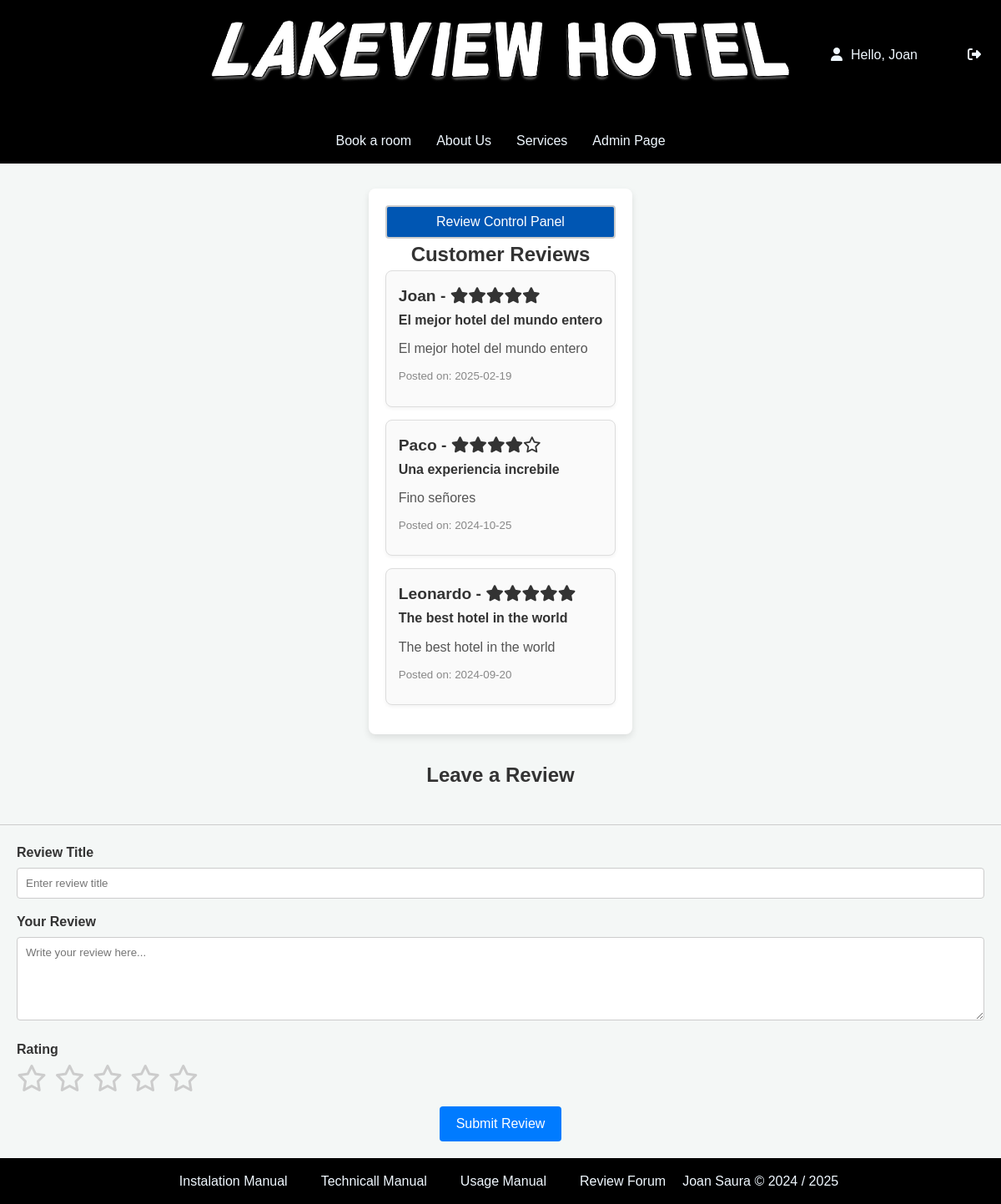
Page /files/forms/reviews/reviews_forum.php (signed in) on the committed database.
### tables this page shows
CREATE TABLE IF NOT EXISTS `071_reviews` (
  `review_id` int(11) NOT NULL AUTO_INCREMENT,
  `user_id` int(11) NOT NULL,
  `customer_review` varchar(500) DEFAULT NULL,
  `customer_score` enum('1','2','3','4','5') DEFAULT NULL,
  `inserted_on` date DEFAULT NULL,
  `accepted` tinyint(1) DEFAULT NULL,
  `review_title` varchar(300) DEFAULT NULL,
  `reviewed` tinyint(1) DEFAULT 0,
  PRIMARY KEY (`review_id`),
  KEY `user_id` (`user_id`)
);

CREATE TABLE IF NOT EXISTS `071_users` (
  `user_id` int(11) NOT NULL AUTO_INCREMENT,
  `user_online` varchar(255) DEFAULT NULL,
  `user_password` varchar(255) DEFAULT NULL,
  `user_mail` varchar(255) DEFAULT NULL,
  `client_id` int(11) DEFAULT NULL,
  `employee_id` int(11) DEFAULT NULL,
  `user_role` enum('guest','customer','admin') NOT NULL DEFAULT 'guest',
  PRIMARY KEY (`user_id`),
  KEY `fk_client_id` (`client_id`),
  KEY `fk_employee_id` (`employee_id`)
);

### files/forms/reviews/reviews_forum.php (the view, shortened to what this page needs)
<?php
$root = $_SERVER['DOCUMENT_ROOT'];
include($root . '/student071/dwes/files/common-files/db_connection.php');
include($root . '/student071/dwes/files/functions/displayStars.php');
include($root . '/student071/dwes/files/common-files/header.php');
?>
<div id="form-coments">
    <?php if ($_SESSION['role'] === 'admin'): ?>
        <div class="admin-control">
            <a class="admin-link" href="/student071/dwes/files/forms/reviews/review_control_panel.php" class="admin-button">Review Control Panel</a>
        </div>
    <?php endif; ?>
    <h2>Customer Reviews</h2>
    <div id="reviews-list">
        <?php
        $query = "SELECT r.review_id, r.customer_review, r.customer_score, r.inserted_on, r.review_title, u.user_online
                  FROM 071_reviews r
                  JOIN 071_users u ON r.user_id = u.user_id
                  WHERE r.accepted = 1 AND r.reviewed = 1
                  ORDER BY r.inserted_on DESC";
        $result = mysqli_query($conn, $query);
        if ($result && mysqli_num_rows($result) > 0) {
            while($review = mysqli_fetch_assoc($result)) {
                ?>
                <div class="review-card">
                <h3><?php echo htmlspecialchars($review['user_online']); ?> - <?php echo displayStars($review['customer_score']); ?></h3>
                <h4><?php echo htmlspecialchars($review['review_title']); ?></h4>
                    <p><?php echo htmlspecialchars($review['customer_review']); ?></p>
                    <small>Posted on: <?php echo htmlspecialchars($review['inserted_on']); ?></small>
                </div>
                <?php
            }
        } else {
            echo "<p>No reviews available.</p>";
        }
        ?>
    </div>
</div>
<h2>Leave a Review</h2>
<form class="review-form" action="/student071/dwes/files/querys/reviews/insert_review.php" method="POST">
    <label for="review-title">Review Title</label>
    <input type="text" name="review_title" id="review-title" placeholder="Enter review title" required>
    <label for="review-text">Your Review</label>
    <textarea name="review_text" id="review-text" placeholder="Write your review here..." required></textarea>
    <label>Rating</label>
    <div id="star-rating">
        <i class="fa fa-star-o star" data-value="1"></i>
        <i class="fa fa-star-o star" data-value="2"></i>
        <i class="fa fa-star-o star" data-value="3"></i>
        <i class="fa fa-star-o star" data-value="4"></i>
        <i class="fa fa-star-o star" data-value="5"></i>
    </div>
    <button type="submit">Submit Review</button>
</form>
<?php
include($root . '/student071/dwes/files/common-files/footer.php');
?>

### files/functions/displayStars.php
<?php
function displayStars($rating) {
    $html = '';
    $rating = max(1, min(5, intval($rating)));
    for ($i = 1; $i <= 5; $i++) {
        if ($i <= $rating) {
            $html .= '<i class="fa fa-star gold"></i>';
        } else {
            $html .= '<i class="fa fa-star-o"></i>';
        }
    }
    return $html;
}
?>

### css/style.css (style rules this page uses)
* { margin: 0; padding: 0; box-sizing: border-box; }
body { display: flex; flex-direction: column; min-height: 100vh; }
.review-card { background: #fff; border: 1px solid #ddd; border-radius: 5px; padding: 15px; margin-bottom: 20px; box-shadow: 0 2px 4px rgba(0,0,0,0.05); }
.review-card h3 { margin-top: 0; font-size: 1.2em; color: #333; }
.review-card p { margin: 10px 0; line-height: 1.5; color: #555; }
.review-card small { display: block; margin-bottom: 10px; color: #999; }

### css/manuals.css (style rules this page uses)
* { margin: 0; padding: 0; box-sizing: border-box; font-family: 'Arial', sans-serif; }
body { background-color: #f4f7f6; color: #333; line-height: 1.6; }
a { color: #3498db; text-decoration: none; transition: color 0.3s ease; }

### css/forms.css (style rules this page uses)
form { margin-top: 15px; }
button[type="submit"] { background-color: #5cb85c; color: #fff; border: none; border-radius: 5px; padding: 10px 15px; font-size: 1em; cursor: pointer; transition: background-color 0.3s ease; }

### css/reviews.css (style rules this page uses)
#form-coments { margin: 30px auto; padding: 20px; background-color: #fff; border-radius: 8px; box-shadow: 0 4px 8px rgba(0,0,0,0.1); }
h2 { text-align: center; color: #333; }
.review-form { margin-top: 40px; padding: 20px; border-top: 1px solid #ccc; }
.review-form label { display: block; margin-bottom: 5px; font-weight: bold; color: #333; }
.review-form input[type="text"], .review-form textarea { width: 100%; padding: 10px; margin-bottom: 15px; border: 1px solid #ccc; border-radius: 4px; }
.review-form textarea { resize: vertical; min-height: 100px; }
#star-rating { margin-bottom: 15px; }
#star-rating .star { font-size: 2em; color: #ccc; cursor: pointer; margin-right: 5px; transition: color 0.2s ease-in-out; }
.review-form button { background-color: #007bff; color: #fff; border: none; padding: 12px 20px; border-radius: 4px; cursor: pointer; font-size: 1em; display: block; margin: 0 auto; }
.review-card { background-color: #fafafa; padding: 15px; border-radius: 8px; margin-bottom: 15px; border: 1px solid #ddd; }
.review-card h3 { margin-top: 0; color: #333; }
.review-card p { font-size: 1em; color: #555; }
.review-card small { color: #888; }
.admin-control { text-align: center; padding: 5px; border: 2px solid #ccc; background-color: #0056b3; border-radius: 4px; }
.admin-control a { color: white; text-decoration: none; }

### rows in the picture
071_reviews: user.user_online "Joan", customer_score "5" (drawn), review_title "El mejor hotel del mundo entero", customer_review "El mejor hotel del mundo entero", inserted_on "2025-02-19"
071_reviews: user.user_online "Paco", customer_score "4" (drawn), review_title "Una experiencia increbile", customer_review "Fino señores", inserted_on "2024-10-25"
071_reviews: user.user_online "Leonardo", customer_score "5" (drawn), review_title "The best hotel in the world", customer_review "The best hotel in the world", inserted_on "2024-09-20"

### other values in the picture
isset($_SESSION['user_online']) ? $_SESSION['user_online'] : 'Guest' "Joan"
